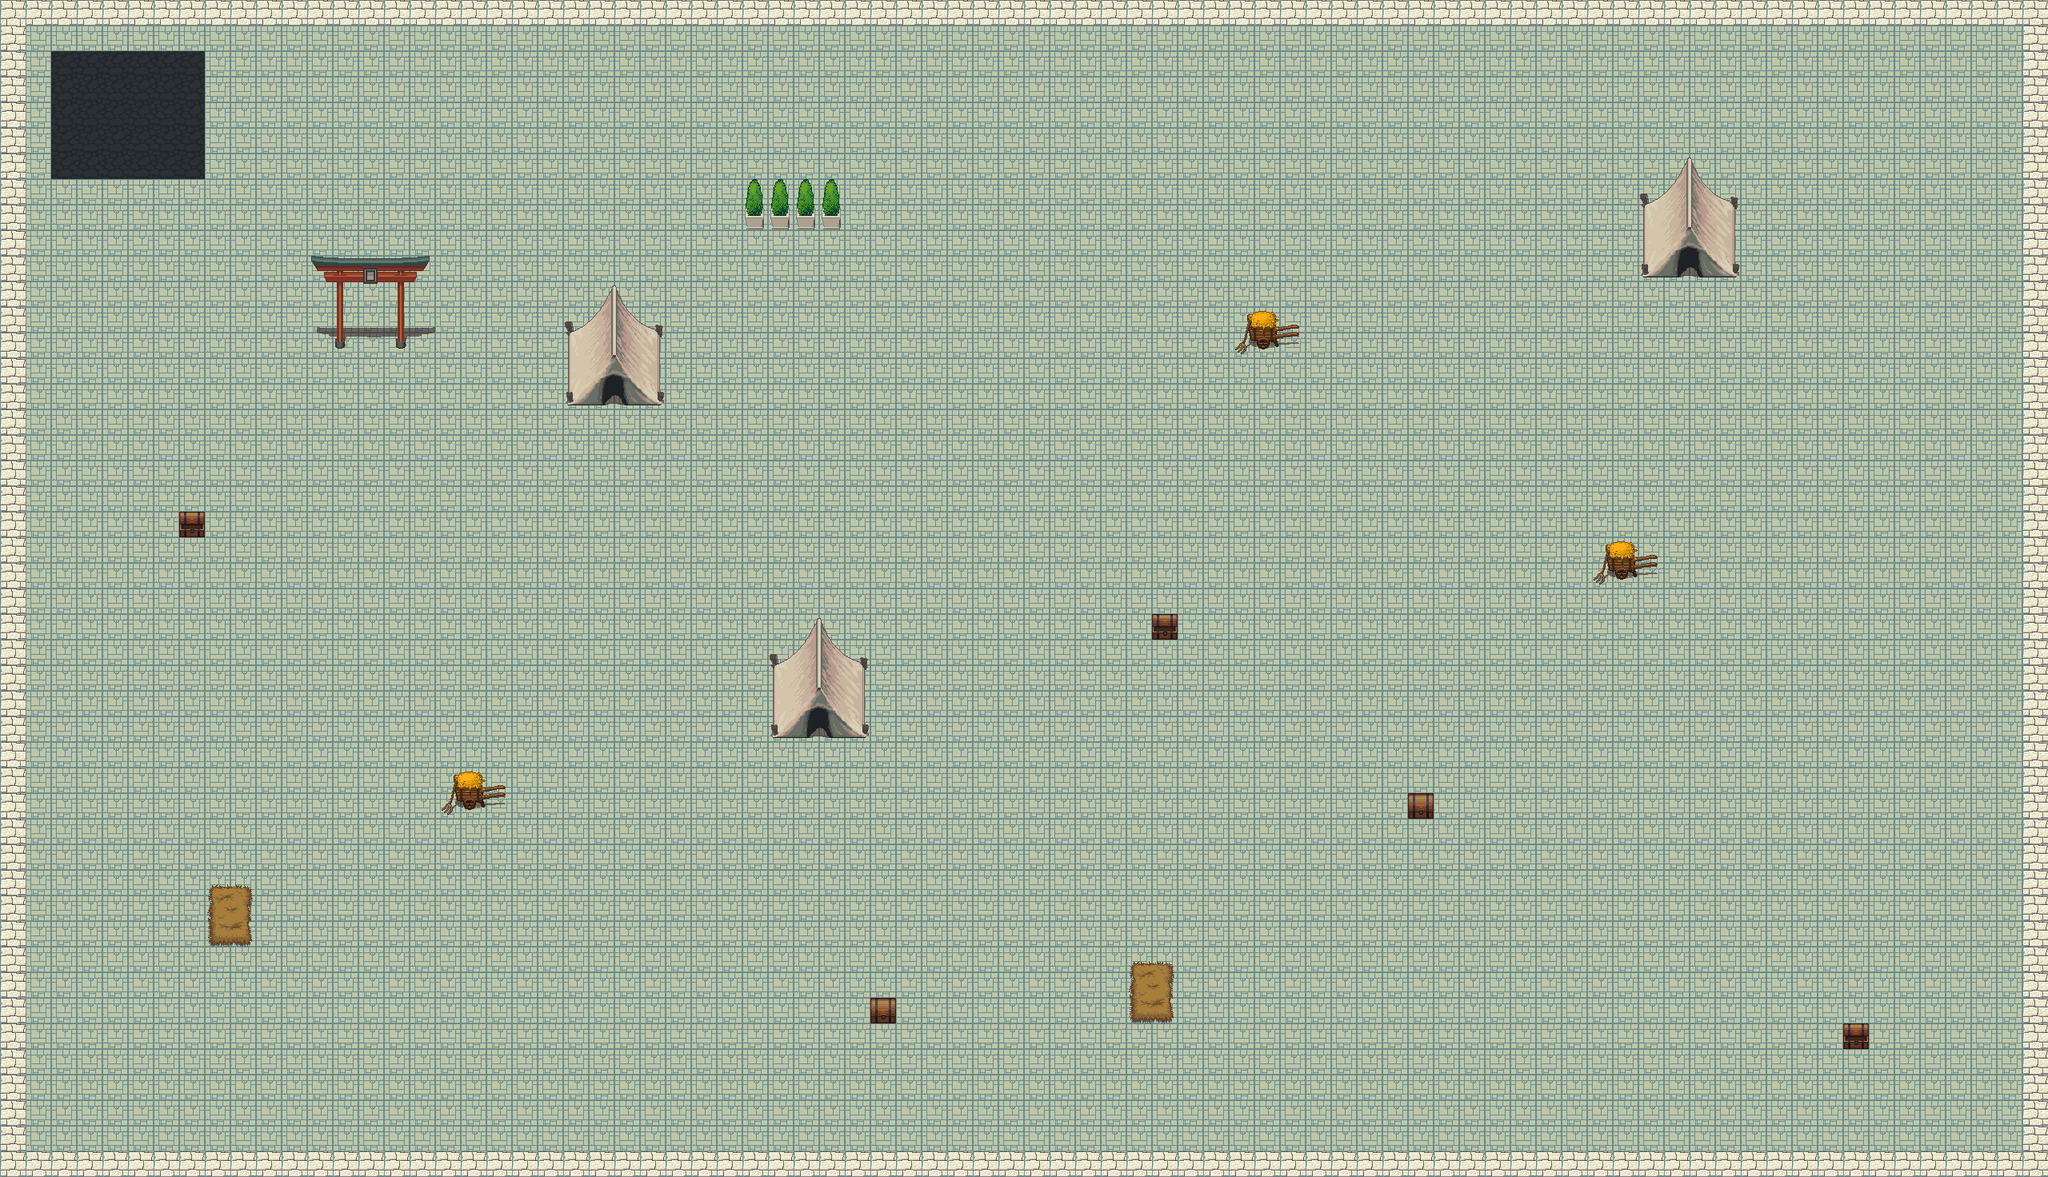

Below is a game level as drawn by its tile map, then a one-line description and the .tmx that defines it (tile-layer data replaced by summaries):
An orthogonal 80x46 tile map with 32x32 px tiles, 3 tile layers (layer_0, layer_1, layer_2) and 23 objects (collision_21, collision_20, collision_19, collision_18, collision_17, ...).

<map version="1.0" tiledversion="1.0.2" orientation="orthogonal" renderorder="right-down" width="80" height="46" tilewidth="32" tileheight="32" nextobjectid="68">
 <tileset firstgid="1" name="atlas" tilewidth="32" tileheight="32" tilecount="1024" columns="32">
  <image source="atlas.png" width="1024" height="1024" />
 </tileset>
 <layer name="layer_0" width="80" height="46">
  <data>[3680 cells, 3650 non-empty, 1 distinct tile ids]</data>
 </layer>
 <layer name="layer_1" width="80" height="46">
  <data>[3680 cells, 358 non-empty, 34 distinct tile ids]</data>
 </layer>
 <layer name="layer_2" width="80" height="46">
  <data>[3680 cells, 46 non-empty, 27 distinct tile ids]</data>
 </layer>
 <objectgroup name="collisions">
  <object id="65" name="collision_21" x="930.75" y="247" width="120.75" height="40.5" />
  <object id="24" name="collision_20" x="738.273" y="404.727">
   <polyline points="0,0 29.9091,-45.9091 60.4545,0.0909091 0,0" />
  </object>
  <object id="52" name="collision_19" x="419.333" y="410.667" width="8" height="24.6667" />
  <object id="54" name="collision_18" x="495" y="409.667" width="9.66667" height="26" />
  <object id="1" name="collision_17" x="223.667" y="640" width="32.6667" height="32.3333" />
  <object id="2" name="collision_16" x="549.25" y="961.25" width="84" height="58.5" />
  <object id="3" name="collision_15" x="261.25" y="1107" width="53.375" height="76.625" />
  <object id="4" name="collision_14" x="961.25" y="822.5" width="124.25" height="98.25" />
  <object id="5" name="collision_13" x="1087.33" y="1247.67" width="33" height="32.6667" />
  <object id="6" name="collision_12" x="1412.25" y="1202.75" width="54.75" height="76.25" />
  <object id="7" name="collision_11" x="1760" y="992" width="32.25" height="31.5" />
  <object id="8" name="collision_10" x="1439.5" y="768" width="32.5" height="32" />
  <object id="9" name="collision_9" x="2303.5" y="1280.5" width="33.5" height="31" />
  <object id="10" name="collision_8" x="1992.91" y="676.545" width="79.4545" height="54" />
  <object id="11" name="collision_7" x="1544" y="388.364" width="80.9091" height="55.2727" />
  <object id="12" name="collision_6" x="707.25" y="403.5" width="122" height="103.25" />
  <object id="13" name="collision_5" x="2048.5" y="247.5" width="125.5" height="100.5" />
  <object id="14" name="collision_4" x="5" y="2" width="26" height="1458" />
  <object id="15" name="collision_3" x="2" y="8" width="2548" height="22" />
  <object id="18" name="collision_2" x="2528" y="2" width="24" height="1462" />
  <object id="19" name="collision_1" x="4" y="1440" width="2552" height="20" />
 </objectgroup>
 <objectgroup name="player">
  <object id="20" name="Player" x="158.47" y="153.288" width="26" height="23">
   <properties>
    <property name="speed" type="int" value="2" />
   </properties>
   <ellipse />
  </object>
 </objectgroup>
 <objectgroup name="camera">
  <object id="67" name="camera" x="109.333" y="85.3333" width="23.3333" height="20.6667">
   <properties>
    <property name="speed" type="int" value="2" />
   </properties>
  </object>
 </objectgroup>
</map>
